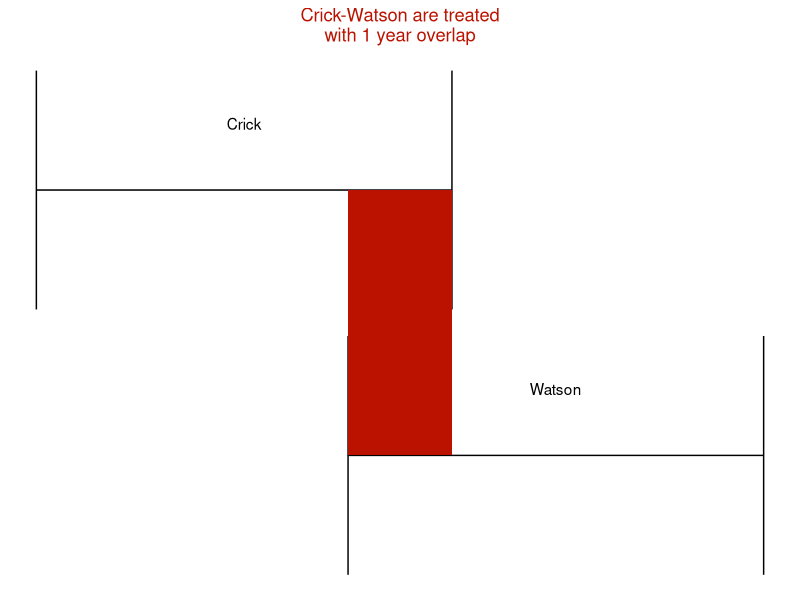

This chart was generated by the following R code:
## ---- chunk 1
library(tidyverse)

leftlabel = 
  tribble(
    ~x, ~y, ~label, 
    3.25, -1, "Crick",
    2.25, 2, "Watson"
  )

leftterms = 
  tribble(
    ~x, ~start, ~end, 
    3, -3, 1, 
    2,  0, 4
  )

pleft = ggplot() + 
  geom_text(data = leftlabel, aes(x = x, y = y, label = label)) +
  geom_errorbar(data = leftterms, aes(x, ymin = start, ymax = end)) + 
  coord_flip() + 
  theme_void() + 
  annotate("rect", 
           xmin = 2, xmax = 3, ymin = 0, ymax = 1, 
           alpha = 1, fill = "#bb1200") + 
  labs(title = str_wrap("Crick-Watson are treated with 1 year overlap", 25)) +
  theme(plot.title = element_text(hjust = 0.5, colour = "#bb1200")) + 
  NULL

pleft
